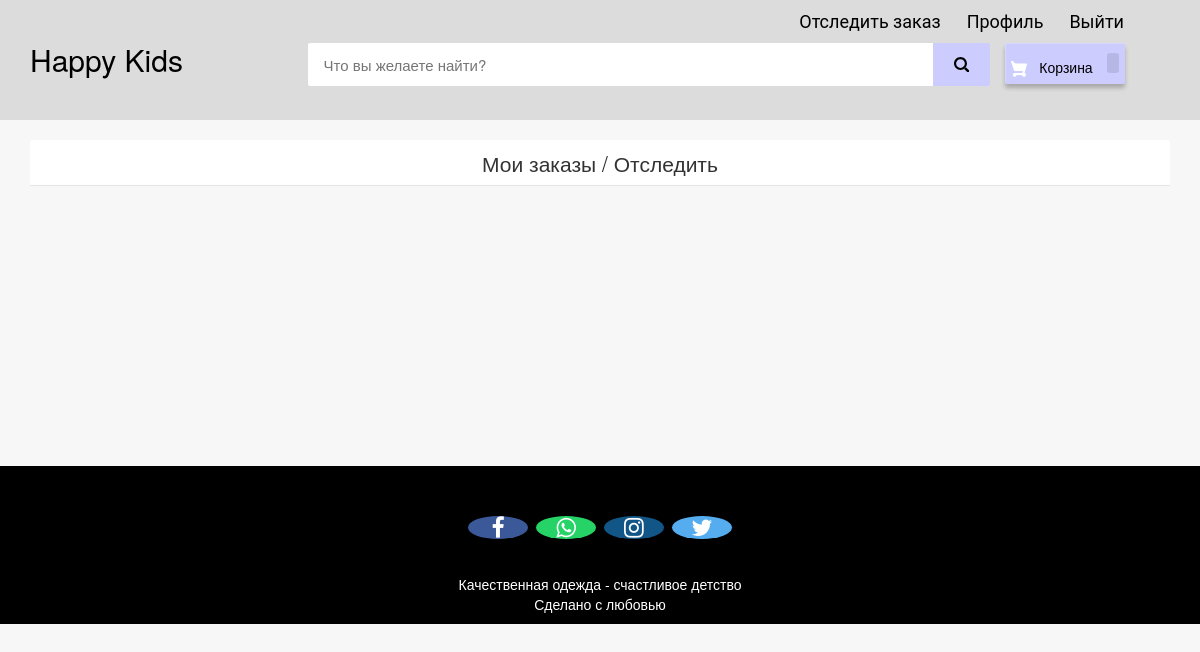
The app's page /my-order (signed in), older data.
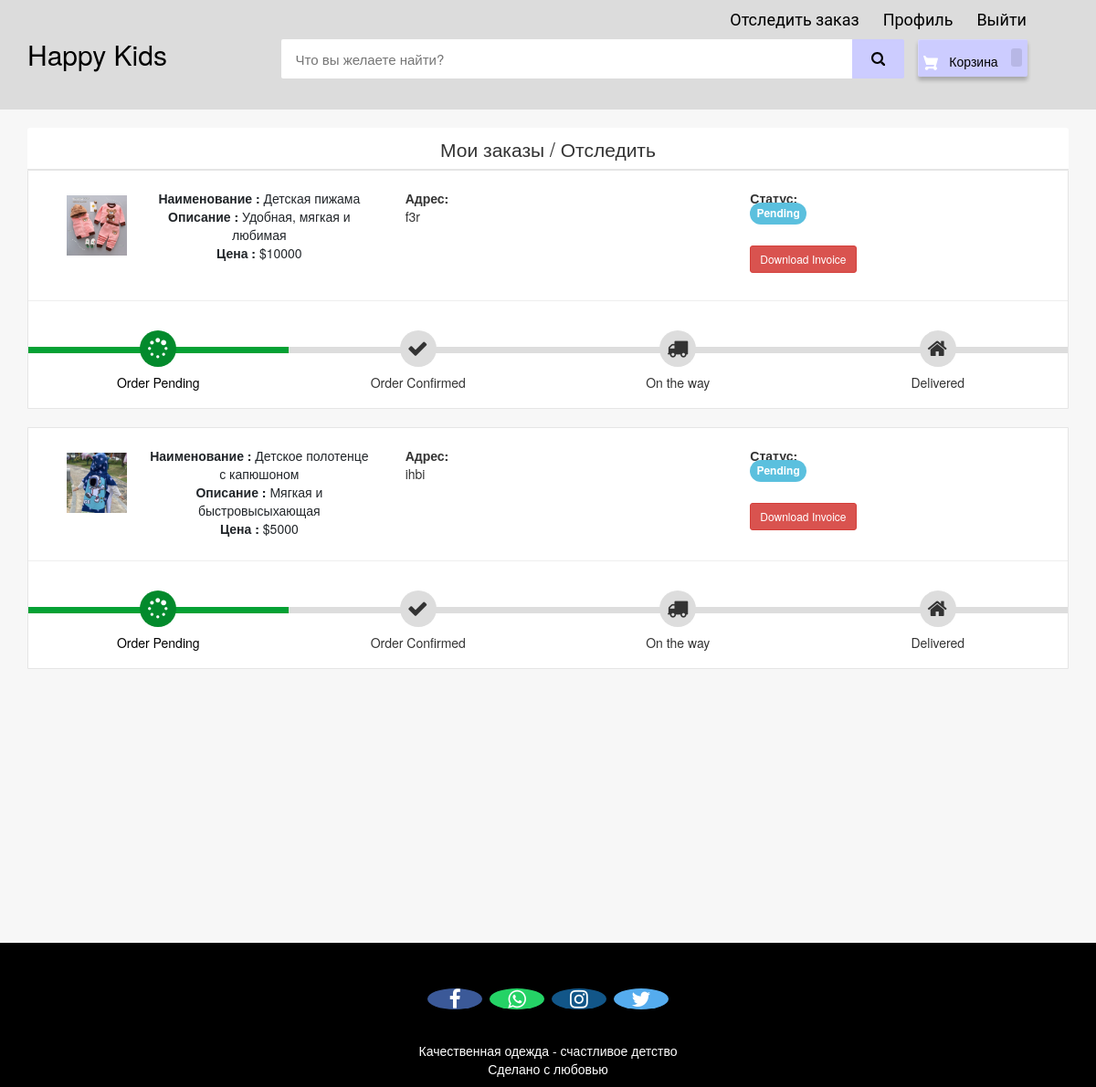
The same page, newer data.
### ecom/models.py (models this page shows, shortened)
class Product(models.Model):
    name = models.CharField(max_length=40)
    product_image = models.ImageField(upload_to='product_image/', null=True, blank=True)
    price = models.PositiveIntegerField()
    description = models.CharField(max_length=40)
    category = models.ForeignKey(Category, on_delete=models.CASCADE, null=True)
    size = models.CharField(max_length=20, null=True)
    country_of_origin = models.CharField(max_length=40, null=True)
    material = models.CharField(max_length=40, null=True)
    views = models.PositiveIntegerField(default=0)  # New field for views

class Orders(models.Model):
    STATUS =(
        ('Pending','Pending'),
        ('Order Confirmed','Order Confirmed'),
        ('Out for Delivery','Out for Delivery'),
        ('Delivered','Delivered'),
    )
    customer=models.ForeignKey('Customer', on_delete=models.CASCADE,null=True)
    product=models.ForeignKey('Product',on_delete=models.CASCADE,null=True)
    email = models.CharField(max_length=50,null=True)
    address = models.CharField(max_length=500,null=True)
    mobile = models.CharField(max_length=20,null=True)
    order_date= models.DateField(auto_now_add=True,null=True)
    status=models.CharField(max_length=50,null=True,choices=STATUS)

### ecom/views.py (the view)
# urls.py: path('my-order', views.my_order_view,name='my-order'),
@login_required(login_url='customerlogin')
@user_passes_test(is_customer)
def my_order_view(request):
    customer=models.Customer.objects.get(user_id=request.user.id)
    orders=models.Orders.objects.all().filter(customer_id = customer)
    ordered_products=[]
    for order in orders:
        ordered_product=models.Product.objects.all().filter(id=order.product.id)
        ordered_products.append(ordered_product)
    return render(request,'ecom/my_order.html',{'data':zip(ordered_products,orders)})

### ecom/views.py (called while the page is built)
def is_customer(user):
    return user.groups.filter(name='CUSTOMER').exists()

### templates/ecom/my_order.html (shortened to what this page needs)
{% extends 'ecom/customer_base.html' %}
{% load static %}
{% block content %}
<br>
<div class="container">
    <header class="card-header" style="text-align:center; font-size: 21px"> Мои заказы / Отследить </header>
    {% for products,order in data %}
    <article class="card">
        <div class="card-body">
            <ul class="row" style="margin-left:20px;margin-top:20px;">
                <li class="col-md-4">
                  <figure class="itemside mb-3">
                    {%for product in products%}
                      <div class="aside"><img src="{% static product.product_image.url %}" class="img-sm border"></div>
                      <figcaption class="info align-self-center">
                          <p class="title"><strong>Наименование : </strong>{{product.name}} <br> <strong>Описание : </strong>{{product.description}} <br> <strong>Цена : </strong>${{product.price}}</p>
                      </figcaption>
                  </figure>
                </li>
                <li class="col-md-4">
                    <div class="col"> <strong>Адрес:</strong> <br> {{order.address}}</div>
                </li>
                <li class="col-md-4">
                    <div class="col"> <strong>Статус:</strong> <br>
                        {% if order.status == 'Pending'%}
                        <td> <span class="label label-info" style="font-size: 12px; border-radius: 30px;">{{order.status}}</span></td>
                        {% elif order.status == 'Delivered' %}
                        <td> <span class="label label-success" style="font-size: 12px; border-radius: 30px;">{{order.status}}</span></td>
                        {% elif order.status == 'Out for Delivery' %}
                        <td> <span class="label label-default" style="font-size: 12px; border-radius: 30px;">{{order.status}}</span></td>
                        {%else%}
                          <td> <span class="label label-primary" style="font-size: 12px; border-radius: 30px;">{{order.status}}</span></td>
                        {%endif%}
                    </div> <br>
                    <h4><a style="text-decoration:none;" href="{% url 'download-invoice' order.id product.id  %}" ><button class="btn btn-danger btn-sm">Download Invoice</button></a></h4>
                </li>
                {%endfor%}
            </ul>
            <hr>
            <div class="track">
                {%if order.status == 'Pending' %}
                <div class="step active"> <span class="icon"> <i style="padding-top:3px; padding-right:25px;" class="fa fa-spinner"></i> </span> <span class="text">Order Pending</span> </div>
                <div class="step "> <span class="icon"> <i style="padding-top:3px; padding-right:25px;" class="fa fa-check"></i> </span> <span class="text"> Order Confirmed</span> </div>
                <div class="step "> <span class="icon"> <i style="padding-top:3px; padding-right:25px;" class="fa fa-truck"></i> </span> <span class="text"> On the way </span> </div>
                <div class="step "> <span class="icon"> <i style="padding-top:3px; padding-right:25px;" class="fa fa-home"></i> </span> <span class="text">Delivered</span> </div>
                {%endif%}
            </div>
        </div>
    </article><br>
    {%endfor%}
</div>
<br><br><br><br><br><br><br><br><br><br><br>
{% endblock content %}

### templates/ecom/customer_base.html (shortened to what this page needs)
<html>
{% load static %}
<head>
<link rel="stylesheet" href="https://maxcdn.bootstrapcdn.com/bootstrap/3.3.0/css/bootstrap.min.css">
<link rel="stylesheet" href="https://maxcdn.bootstrapcdn.com/font-awesome/4.7.0/css/font-awesome.min.css">
</head>
<body>
<div id="navbar">
    <div class="container">
        <div class="row row1">
            <ul class="largenav pull-right">
                <li class="upper-links"><a class="links" href="/my-order">Отследить заказ</a></li>
                <li class="upper-links"><a class="links" href="/my-profile">Профиль</a></li>
                <li class="upper-links"><a class="links" href="/logout">Выйти</a></li>
            </ul>
        </div>
        <div class="row row2">
            <div class="col-sm-3">
                <h2 style="margin:0px;"><a style="text-decoration:none; color:black;" href="/"><span class="largenav">Happy Kids</span></a></h2>
            </div>
            <div class="navbar-search smallsearch col-sm-7 col-xs-11">
              <form  action="/search" method="get">
                <div class="row"> <input class="navbar-input col-xs-11" type="search" placeholder="Что вы желаете найти?" name="query" id="query">
                  <button class="navbar-button col-xs-1" type="submit">
                  </button>
                </div>
              </form>
            </div>
            <div class="cart1 largenav col-sm-2"> <a class="cart-button" href="/cart">  Корзина <span class="item-number ">{{ product_count_in_cart }}</span> </a> </div>
        </div>
    </div>
</div>
{% block content %}
{% endblock content %}
<br><br><br>
<footer>
  <br>
  <p>
    <a href="#" class="fa fa-facebook"></a>
    <a href="#" class="fa fa-whatsapp"></a>
    <a href="#" class="fa fa-instagram"></a>
    <a href="#" class="fa fa-twitter"></a>
  </p>
  <br>
  <div class="container">
    <div class="row">
      <div class="col-md-12 col-sm-12">
        <div style="color:#ffffff;" class="wow fadeInUp footer-copyright">
          <p>Качественная одежда - счастливое детство<br>
            Сделано с любовью </p>
        </div>
      </div>
    </div>
  </div>
</footer>
</body>
</html>

### templates/ecom/customer_base.html (style rules this page uses)
body { background-color: #f7f7f7; }
#navbar { background-color: #dcdcdc; color: black; }
.row1 { padding-top: 10px; padding-right: 50px }
.row2 { padding-bottom: 20px }
.navbar-input { padding: 11px 16px; border-radius: 2px 0 0 2px; border: 0 none; outline: 0 none; font-size: 15px }
.navbar-button { background-color: #ccccff; border: 1px solid #ccccff; border-radius: 0 2px 2px 0; color: #565656; padding: 10px 0; height: 43px; cursor: pointer }
.cart-button { background-color: #ccccff; box-shadow: 0 4px 4px 0 rgba(0, 0, 0, .23), inset 1px 1px 0 0 hsla(0, 0%, 100%, .2); padding: 10px 0; text-align: center; height: 41px; border-radius: 2px; font-weight: 500; width: 120px; display: inline-block; color: #FFFFFF; text-decoration: none; color: inherit; border: none; outline: none }
.cart-svg { display: inline-block; width: 16px; height: 16px; vertical-align: middle; margin-right: 8px }
.item-number { border-radius: 3px; background-color: rgba(0, 0, 0, .1); height: 20px; padding: 3px 6px; font-weight: 500; display: inline-block; color: #fff; line-height: 12px; margin-left: 10px }
.upper-links { display: inline-block; padding: 0 11px; line-height: 23px; font-family: 'Roboto', sans-serif; letter-spacing: 0; color: inherit; border: none; outline: none; font-size: 12px }
.links { color: black; text-decoration: none; font-size: 18px; }
.largenav { display: none }
.smallsearch { margin-left: 15px; margin-top: 15px }
footer { padding: 0px 0px 0px 0px; background-color: black; margin: 0px; }
.fa { font-size: 23px; width: 60px; text-align: center; text-decoration: none; margin: 5px 2px; border-radius: 50%; }
.fa-facebook { background: #3B5998; color: white; margin-top: 30px; }
.fa-whatsapp { background: #25d366; color: white; }
.fa-twitter { background: #55ACEE; color: white; }
.fa-instagram { background: #125688; color: white; }
p { text-align: center; }
@media screen and (min-width: 768px) { .largenav { display: block } }
@media screen and (min-width: 768px) { .smallsearch { margin: 0px } }

### templates/ecom/my_order.html (style rules this page uses)
body { background-color: #f7f7f7; }
.container { margin-top: 0px; margin-bottom: 0px }
.card { position: relative; display: -webkit-box; display: -ms-flexbox; display: flex; -webkit-box-orient: vertical; -webkit-box-direction: normal; -ms-flex-direction: column; flex-direction: column; min-width: 0; word-wrap: break-word; background-color: #fff; background-clip: border-box; border: 1px solid rgba(0, 0, 0, 0.1); border-radius: 0.10rem }
.card-header:first-child { border-radius: calc(0.37rem - 1px) calc(0.37rem - 1px) 0 0 }
.card-header { padding: 0.75rem 1.25rem; margin-bottom: 0; background-color: #fff; border-bottom: 1px solid rgba(0, 0, 0, 0.1) }
.track { position: relative; background-color: #ddd; height: 7px; display: -webkit-box; display: -ms-flexbox; display: flex; margin-bottom: 60px; margin-top: 50px }
.track .step { -webkit-box-flex: 1; -ms-flex-positive: 1; flex-grow: 1; width: 25%; margin-top: -18px; text-align: center; position: relative }
.track .step.active:before { background: #05a134 }
.track .step::before { height: 7px; position: absolute; content: ""; width: 100%; left: 0; top: 18px }
.track .step.active .icon { background: #038a2c; color: #fff }
.track .icon { display: inline-block; width: 40px; height: 40px; line-height: 40px; position: relative; border-radius: 100%; background: #ddd }
.track .step.active .text { font-weight: 400; color: #000 }
.track .text { display: block; margin-top: 7px }
.itemside { position: relative; display: -webkit-box; display: -ms-flexbox; display: flex; width: 100% }
.itemside .aside { position: relative; -ms-flex-negative: 0; flex-shrink: 0 }
.img-sm { width: 80px; height: 80px; padding: 7px }
ul.row, ul.row-sm { list-style: none; padding: 0 }
.itemside .info { padding-left: 15px; padding-right: 7px }
.itemside .title { display: block; margin-bottom: 5px; color: #212529 }
p { margin-top: 0; margin-bottom: 1rem }

Row changes from the older to the newer data that the page shows:
added Orders: address "f3r", status "Pending", shows "Order Pending"
now on this page (row edited): Product: product_image (picture), name "Детская пижама", description "Удобная, мягкая и любимая", price "10000"
added Orders: address "ihbi", status "Pending", shows "Order Pending"
now on this page (row edited): Product: product_image (picture), name "Детское полотенце с капюшоном", description "Мягкая и быстровысыхающая", price "5000"
